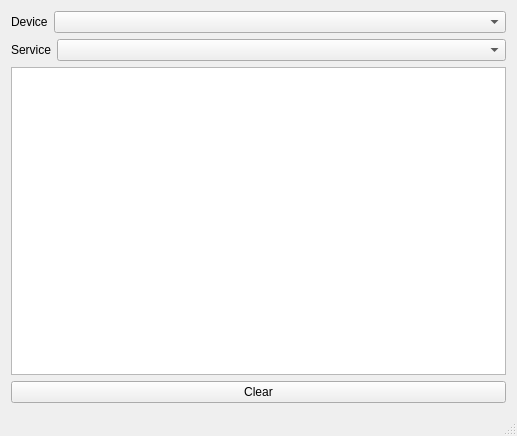
<?xml version="1.0" encoding="UTF-8"?>
<ui version="4.0">
 <class>MainWindow</class>
 <widget class="QMainWindow" name="MainWindow">
  <property name="geometry">
   <rect>
    <x>0</x>
    <y>0</y>
    <width>517</width>
    <height>436</height>
   </rect>
  </property>
  <property name="windowTitle">
   <string>MainWindow</string>
  </property>
  <widget class="QWidget" name="centralWidget">
   <layout class="QGridLayout" name="gridLayout">
    <item row="0" column="0">
     <layout class="QHBoxLayout" name="horizontalLayout_3" stretch="0,1,0,0">
      <item>
       <widget class="QLabel" name="label">
        <property name="text">
         <string>Device</string>
        </property>
       </widget>
      </item>
      <item>
       <widget class="QComboBox" name="devicesComboBox"/>
      </item>
     </layout>
    </item>
    <item row="1" column="0">
     <layout class="QHBoxLayout" name="horizontalLayout" stretch="0,1">
      <item>
       <widget class="QLabel" name="label_2">
        <property name="text">
         <string>Service</string>
        </property>
       </widget>
      </item>
      <item>
       <widget class="QComboBox" name="servicesComboBox"/>
      </item>
     </layout>
    </item>
    <item row="5" column="0">
     <widget class="QTextEdit" name="receivedTextEdit">
      <property name="readOnly">
       <bool>true</bool>
      </property>
     </widget>
    </item>
    <item row="6" column="0">
     <widget class="QPushButton" name="pushButton">
      <property name="text">
       <string>Clear</string>
      </property>
     </widget>
    </item>
   </layout>
  </widget>
  <widget class="QStatusBar" name="statusBar"/>
 </widget>
 <layoutdefault spacing="6" margin="11"/>
 <resources>
  <include location="resources.qrc"/>
 </resources>
 <connections>
  <connection>
   <sender>pushButton</sender>
   <signal>clicked()</signal>
   <receiver>receivedTextEdit</receiver>
   <slot>clear()</slot>
   <hints>
    <hint type="sourcelabel">
     <x>205</x>
     <y>241</y>
    </hint>
    <hint type="destinationlabel">
     <x>205</x>
     <y>185</y>
    </hint>
   </hints>
  </connection>
 </connections>
 <buttongroups>
  <buttongroup name="buttonGroup"/>
 </buttongroups>
</ui>
